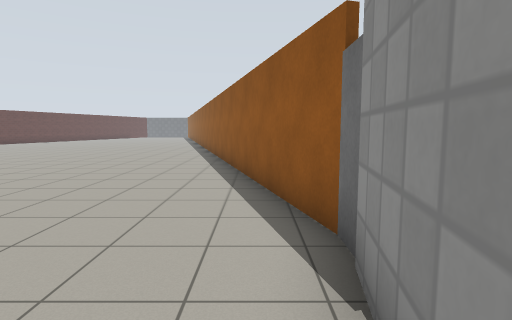
View 1 (above)

16 first-person views from a walk through a robot-simulator world made for Gazebo. The camera is 1.2 m above the floor, tilts 6° down and sees 80° across. The floor is counted in squares, 1 m on a side. Each view is taken from the middle of a square. On the plan, view 1 faces up. The plan holds only what a view shows up to about 13 squares ahead; the rest is blank. The robots in the file are not drawn. Simple patterns stand in for the simulator's built-in surfaces.

View 2
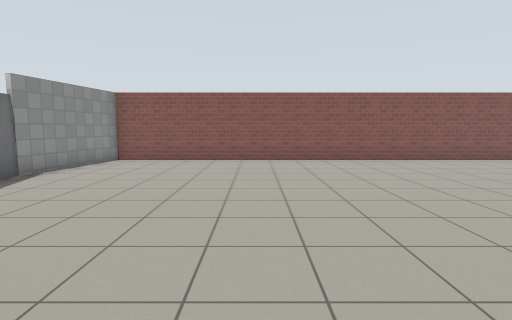

View 3
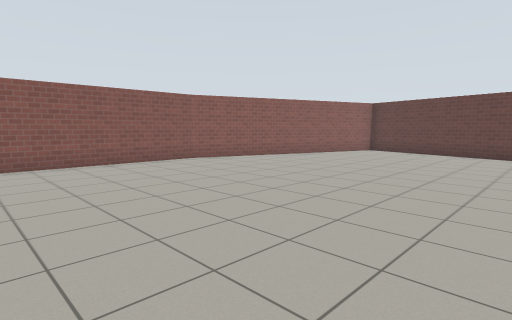

View 4
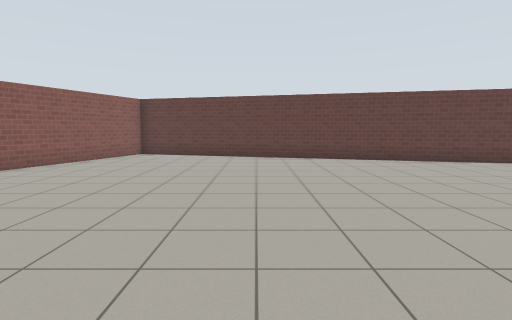

View 5
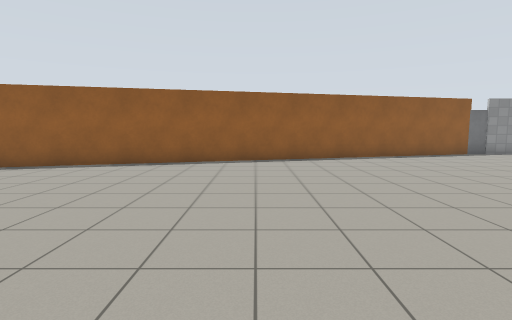

View 6
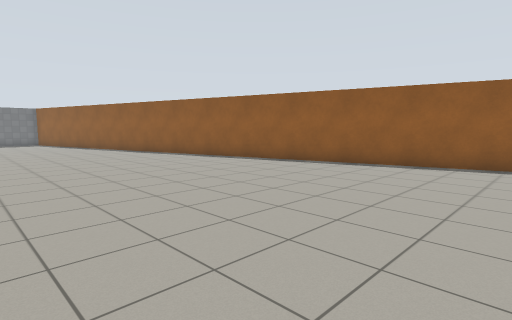

View 7
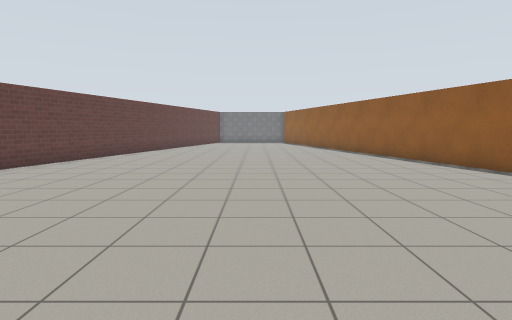

View 8
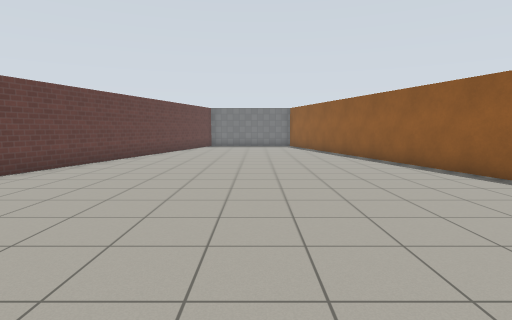

View 9
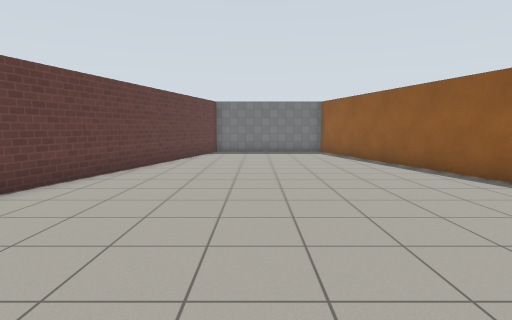

View 10
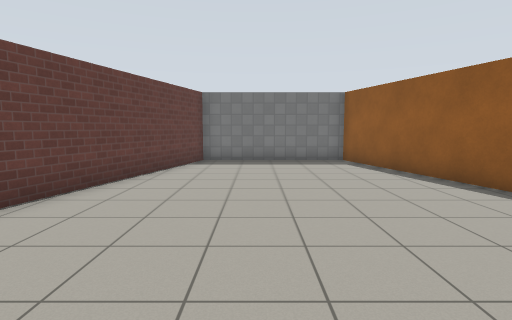

View 11
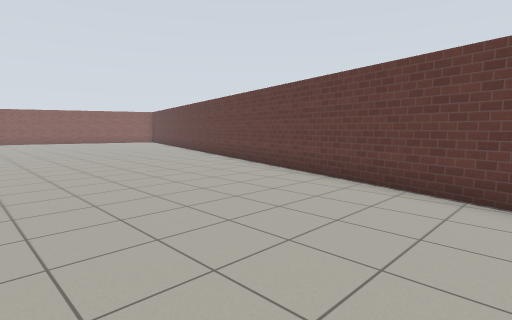

View 12
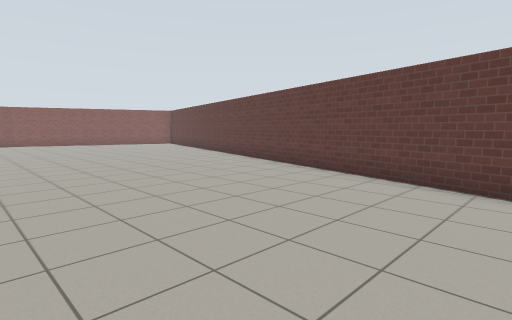

View 13
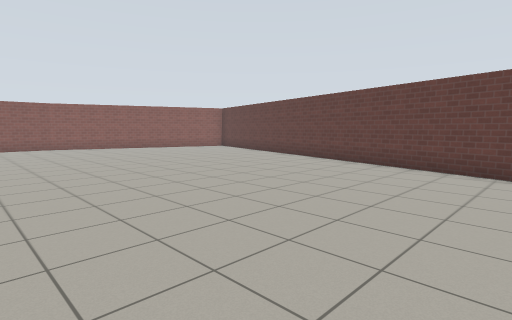

View 14
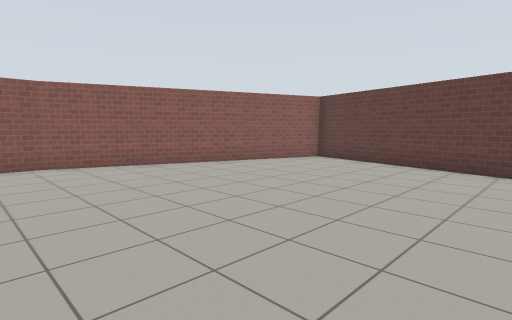

View 15
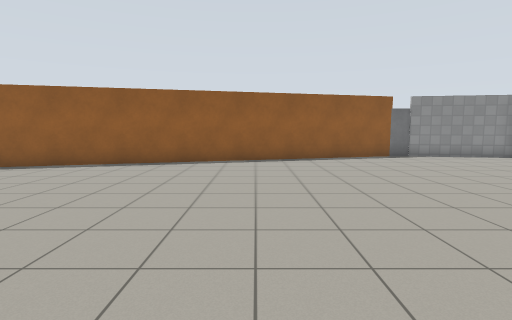

View 16
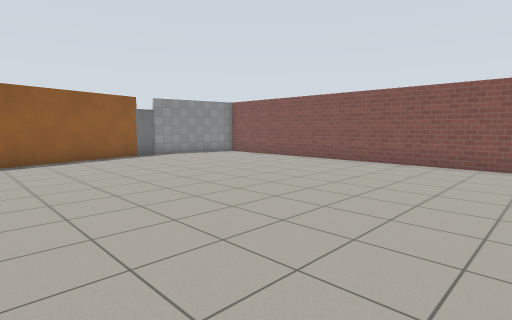

### Floor plan
Points are (right, up) in squares from view 1. A wall is a line through its corners. A room is listed if a view was taken in it or the views show most of it. See-through windows are left out.
Room 1 (views 1, 2, 3, 4, 5, 6, 7, 8, 9, 10, 11, 12, 13, 14, 15, 16)
walls: (0.9, 3.3) (-8.7, 39.4) (-14, 39.4) (-24.1, 1.7) (-14.8, -1.4) (0.2, -1.4) (0.9, 2.6)
objects: door leaf (1, 3)

Positions as (right, up) in squares from view 1, and headings:
1: (0, 0), facing up
2: (-5, 10), facing down
3: (-8, 9), facing down-left
4: (-10, 7), facing left
5: (-13, 13), facing right
6: (-13, 14), facing up-right
7: (-11, 14), facing up
8: (-11, 19), facing up
9: (-12, 24), facing up
10: (-12, 28), facing up
11: (-12, 26), facing down-left
12: (-12, 23), facing down-left
13: (-11, 18), facing down-left
14: (-13, 9), facing down-left
15: (-12, 9), facing right
16: (-12, 9), facing down-right
